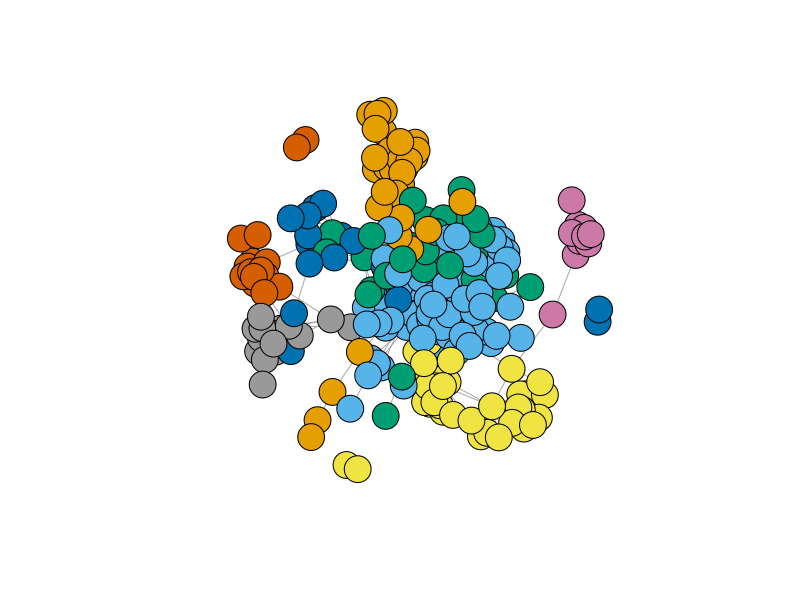

This figure's R source:
require(igraph)

# Caricamento del file prefiltrato contenente l'ego network

classes = c("character", "character", "numeric")
ego_network = read.table("prefiltered.csv", header=T, colClasses=classes)
ego_network$weight = NULL
ego_network.graph = graph.edgelist(as.matrix(ego_network), directed=F)

# Calcolo delle community usando fastgreedy + max modularity

ego_network.community = fastgreedy.community(ego_network.graph, modularity=T)
print(ego_network.community)

V(ego_network.graph)$color = ego_network.community$membership
ego_network.graph$layout <- layout.fruchterman.reingold
plot(ego_network.graph, vertex.label=NA)
